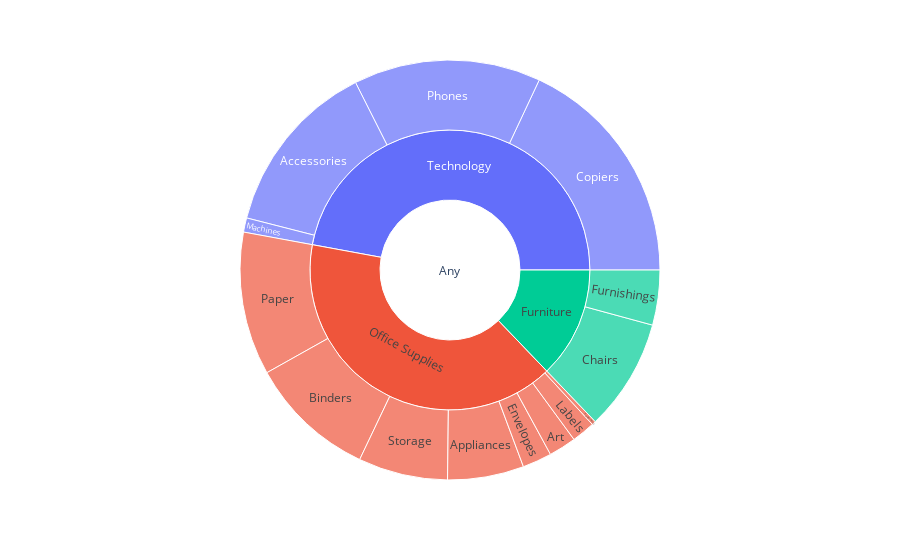

Source (notebook cell):
### Code cell
px.sunburst(product_data, path = ["Sales", "Category", "Sub-Category"], values = "Profit")

### Figure 1 — Plotly figure (JSON) as saved in the notebook; plotly's stock layout.template omitted (floating-point values rounded to 4 significant figures)
{"data": [{"branchvalues": "total", "domain": {"x": [0, 1], "y": [0, 1]}, "hovertemplate": "labels=%{label}<br>Profit=%{value}<br>parent=%{parent}<br>id=%{id}<extra></extra>", "ids": ["Any/Technology/Accessories", "Any/Office Supplies/Appliances", "Any/Office Supplies/Art", "Any/Office Supplies/Binders", "Any/Furniture/Chairs", "Any/Technology/Copiers", "Any/Office Supplies/Envelopes", "Any/Office Supplies/Fasteners", "Any/Furniture/Furnishings", "Any/Office Supplies/Labels", "Any/Technology/Machines", "Any/Office Supplies/Paper", "Any/Technology/Phones", "Any/Office Supplies/Storage", "Any/Furniture", "Any/Office Supplies", "Any/Technology", "Any"], "labels": ["Accessories", "Appliances", "Art", "Binders", "Chairs", "Copiers", "Envelopes", "Fasteners", "Furnishings", "Labels", "Machines", "Paper", "Phones", "Storage", "Furniture", "Office Supplies", "Technology", "Any"], "name": "", "parents": ["Any/Technology", "Any/Office Supplies", "Any/Office Supplies", "Any/Office Supplies", "Any/Furniture", "Any/Technology", "Any/Office Supplies", "Any/Office Supplies", "Any/Furniture", "Any/Office Supplies", "Any/Technology", "Any/Office Supplies", "Any/Technology", "Any/Office Supplies", "Any", "Any", "Any", ""], "type": "sunburst", "values": [41940.0, 18140.0, 6528.0, 30220.0, 26590.0, 55620.0, 6964.0, 949.5, 13060.0, 5546.0, 3385.0, 34050.0, 44520.0, 21280.0, 39650.0, 123700.0, 145500.0, 308800.0]}], "layout": {"legend": {"tracegroupgap": 0}, "margin": {"t": 60}}}
